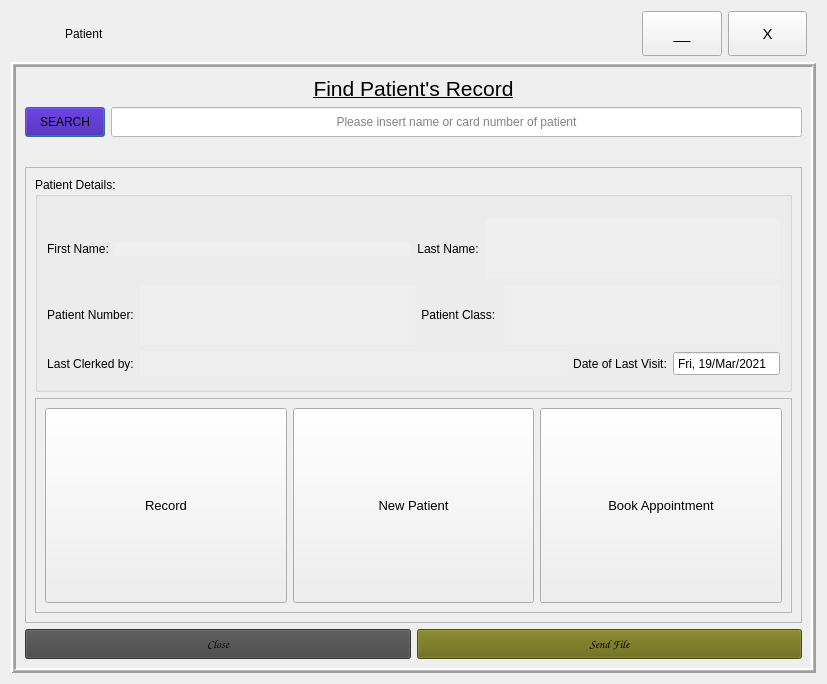
<?xml version="1.0" encoding="UTF-8"?>
<ui version="4.0">
 <class>Patient</class>
 <widget class="QDialog" name="Patient">
  <property name="windowModality">
   <enum>Qt::ApplicationModal</enum>
  </property>
  <property name="geometry">
   <rect>
    <x>0</x>
    <y>0</y>
    <width>827</width>
    <height>684</height>
   </rect>
  </property>
  <property name="mouseTracking">
   <bool>true</bool>
  </property>
  <property name="tabletTracking">
   <bool>true</bool>
  </property>
  <property name="focusPolicy">
   <enum>Qt::StrongFocus</enum>
  </property>
  <property name="windowTitle">
   <string>Find Patient</string>
  </property>
  <property name="windowOpacity">
   <double>0.970000000000000</double>
  </property>
  <property name="autoFillBackground">
   <bool>true</bool>
  </property>
  <property name="modal">
   <bool>true</bool>
  </property>
  <layout class="QGridLayout" name="gridLayout">
   <item row="0" column="0">
    <layout class="QHBoxLayout" name="horizontalLayout_7">
     <item>
      <widget class="QFrame" name="frame_2">
       <property name="sizePolicy">
        <sizepolicy hsizetype="Preferred" vsizetype="Fixed">
         <horstretch>0</horstretch>
         <verstretch>0</verstretch>
        </sizepolicy>
       </property>
       <property name="maximumSize">
        <size>
         <width>16777215</width>
         <height>16777215</height>
        </size>
       </property>
       <property name="frameShape">
        <enum>QFrame::NoFrame</enum>
       </property>
       <property name="frameShadow">
        <enum>QFrame::Plain</enum>
       </property>
       <layout class="QHBoxLayout" name="horizontalLayout_10">
        <property name="sizeConstraint">
         <enum>QLayout::SetMinAndMaxSize</enum>
        </property>
        <property name="leftMargin">
         <number>3</number>
        </property>
        <property name="topMargin">
         <number>0</number>
        </property>
        <property name="rightMargin">
         <number>8</number>
        </property>
        <property name="bottomMargin">
         <number>0</number>
        </property>
        <item>
         <widget class="QLabel" name="logo">
          <property name="minimumSize">
           <size>
            <width>0</width>
            <height>45</height>
           </size>
          </property>
          <property name="maximumSize">
           <size>
            <width>45</width>
            <height>45</height>
           </size>
          </property>
          <property name="font">
           <font>
            <family>Tahoma</family>
            <pointsize>6</pointsize>
           </font>
          </property>
          <property name="mouseTracking">
           <bool>true</bool>
          </property>
          <property name="tabletTracking">
           <bool>true</bool>
          </property>
          <property name="autoFillBackground">
           <bool>false</bool>
          </property>
          <property name="text">
           <string/>
          </property>
          <property name="pixmap">
           <pixmap>Sefa logo2.png</pixmap>
          </property>
          <property name="scaledContents">
           <bool>true</bool>
          </property>
         </widget>
        </item>
        <item>
         <layout class="QGridLayout" name="gridLayout_13">
          <item row="0" column="0">
           <widget class="QLabel" name="label_29">
            <property name="autoFillBackground">
             <bool>false</bool>
            </property>
            <property name="text">
             <string>Patient</string>
            </property>
            <property name="wordWrap">
             <bool>true</bool>
            </property>
            <property name="margin">
             <number>7</number>
            </property>
           </widget>
          </item>
          <item row="0" column="2">
           <layout class="QHBoxLayout" name="horizontalLayout_11">
            <property name="rightMargin">
             <number>1</number>
            </property>
            <item>
             <widget class="QPushButton" name="minBtn">
              <property name="sizePolicy">
               <sizepolicy hsizetype="Ignored" vsizetype="Ignored">
                <horstretch>0</horstretch>
                <verstretch>0</verstretch>
               </sizepolicy>
              </property>
              <property name="font">
               <font>
                <family>Tahoma</family>
                <pointsize>11</pointsize>
               </font>
              </property>
              <property name="cursor">
               <cursorShape>PointingHandCursor</cursorShape>
              </property>
              <property name="mouseTracking">
               <bool>true</bool>
              </property>
              <property name="tabletTracking">
               <bool>true</bool>
              </property>
              <property name="autoFillBackground">
               <bool>false</bool>
              </property>
              <property name="text">
               <string>__</string>
              </property>
              <property name="autoDefault">
               <bool>false</bool>
              </property>
              <property name="flat">
               <bool>false</bool>
              </property>
             </widget>
            </item>
            <item>
             <widget class="QPushButton" name="exitBtn">
              <property name="sizePolicy">
               <sizepolicy hsizetype="Ignored" vsizetype="Ignored">
                <horstretch>0</horstretch>
                <verstretch>0</verstretch>
               </sizepolicy>
              </property>
              <property name="maximumSize">
               <size>
                <width>16777215</width>
                <height>16777215</height>
               </size>
              </property>
              <property name="font">
               <font>
                <family>Tahoma</family>
                <pointsize>11</pointsize>
               </font>
              </property>
              <property name="cursor">
               <cursorShape>PointingHandCursor</cursorShape>
              </property>
              <property name="mouseTracking">
               <bool>true</bool>
              </property>
              <property name="tabletTracking">
               <bool>true</bool>
              </property>
              <property name="layoutDirection">
               <enum>Qt::LeftToRight</enum>
              </property>
              <property name="autoFillBackground">
               <bool>false</bool>
              </property>
              <property name="text">
               <string>X</string>
              </property>
              <property name="autoDefault">
               <bool>false</bool>
              </property>
              <property name="flat">
               <bool>false</bool>
              </property>
             </widget>
            </item>
           </layout>
          </item>
          <item row="0" column="1">
           <spacer name="horizontalSpacer">
            <property name="orientation">
             <enum>Qt::Horizontal</enum>
            </property>
            <property name="sizeType">
             <enum>QSizePolicy::Maximum</enum>
            </property>
            <property name="sizeHint" stdset="0">
             <size>
              <width>405</width>
              <height>20</height>
             </size>
            </property>
           </spacer>
          </item>
         </layout>
        </item>
       </layout>
      </widget>
     </item>
    </layout>
   </item>
   <item row="1" column="0">
    <widget class="QFrame" name="bgLayer">
     <property name="sizePolicy">
      <sizepolicy hsizetype="Preferred" vsizetype="Preferred">
       <horstretch>0</horstretch>
       <verstretch>2</verstretch>
      </sizepolicy>
     </property>
     <property name="autoFillBackground">
      <bool>false</bool>
     </property>
     <property name="frameShape">
      <enum>QFrame::Box</enum>
     </property>
     <property name="frameShadow">
      <enum>QFrame::Raised</enum>
     </property>
     <property name="lineWidth">
      <number>2</number>
     </property>
     <property name="midLineWidth">
      <number>1</number>
     </property>
     <layout class="QGridLayout" name="gridLayout_2">
      <item row="0" column="0" colspan="2">
       <widget class="QLabel" name="label">
        <property name="sizePolicy">
         <sizepolicy hsizetype="Expanding" vsizetype="Fixed">
          <horstretch>0</horstretch>
          <verstretch>0</verstretch>
         </sizepolicy>
        </property>
        <property name="font">
         <font>
          <family>Tahoma</family>
          <pointsize>16</pointsize>
          <underline>true</underline>
         </font>
        </property>
        <property name="mouseTracking">
         <bool>true</bool>
        </property>
        <property name="tabletTracking">
         <bool>true</bool>
        </property>
        <property name="text">
         <string>Find Patient's Record</string>
        </property>
        <property name="alignment">
         <set>Qt::AlignCenter</set>
        </property>
        <property name="wordWrap">
         <bool>true</bool>
        </property>
       </widget>
      </item>
      <item row="1" column="0" colspan="2">
       <layout class="QFormLayout" name="formLayout_2">
        <item row="0" column="0">
         <widget class="QPushButton" name="psearchBtn">
          <property name="enabled">
           <bool>true</bool>
          </property>
          <property name="sizePolicy">
           <sizepolicy hsizetype="Expanding" vsizetype="Fixed">
            <horstretch>100</horstretch>
            <verstretch>150</verstretch>
           </sizepolicy>
          </property>
          <property name="maximumSize">
           <size>
            <width>100</width>
            <height>150</height>
           </size>
          </property>
          <property name="styleSheet">
           <string notr="true">background-color: rgb(53, 0, 159);</string>
          </property>
          <property name="text">
           <string>SEARCH</string>
          </property>
         </widget>
        </item>
        <item row="0" column="1">
         <widget class="QLineEdit" name="input">
          <property name="sizePolicy">
           <sizepolicy hsizetype="Expanding" vsizetype="Fixed">
            <horstretch>0</horstretch>
            <verstretch>0</verstretch>
           </sizepolicy>
          </property>
          <property name="minimumSize">
           <size>
            <width>0</width>
            <height>30</height>
           </size>
          </property>
          <property name="autoFillBackground">
           <bool>false</bool>
          </property>
          <property name="styleSheet">
           <string notr="true">background-color: rgb(255, 255, 255);
color: rgb(6, 6, 6);</string>
          </property>
          <property name="alignment">
           <set>Qt::AlignCenter</set>
          </property>
          <property name="placeholderText">
           <string>Please insert name or card number of patient</string>
          </property>
          <property name="clearButtonEnabled">
           <bool>false</bool>
          </property>
         </widget>
        </item>
       </layout>
      </item>
      <item row="4" column="0" colspan="2">
       <widget class="QFrame" name="frame_3">
        <property name="sizePolicy">
         <sizepolicy hsizetype="Preferred" vsizetype="Expanding">
          <horstretch>0</horstretch>
          <verstretch>0</verstretch>
         </sizepolicy>
        </property>
        <property name="frameShape">
         <enum>QFrame::StyledPanel</enum>
        </property>
        <property name="frameShadow">
         <enum>QFrame::Raised</enum>
        </property>
        <layout class="QVBoxLayout" name="verticalLayout_2">
         <item>
          <widget class="QGroupBox" name="groupBox">
           <property name="sizePolicy">
            <sizepolicy hsizetype="Preferred" vsizetype="Expanding">
             <horstretch>0</horstretch>
             <verstretch>0</verstretch>
            </sizepolicy>
           </property>
           <property name="title">
            <string>Patient Details:</string>
           </property>
           <layout class="QVBoxLayout" name="verticalLayout">
            <property name="topMargin">
             <number>22</number>
            </property>
            <property name="bottomMargin">
             <number>13</number>
            </property>
            <item>
             <layout class="QHBoxLayout" name="horizontalLayout_2">
              <item>
               <widget class="QLabel" name="label_2">
                <property name="sizePolicy">
                 <sizepolicy hsizetype="Fixed" vsizetype="Preferred">
                  <horstretch>0</horstretch>
                  <verstretch>0</verstretch>
                 </sizepolicy>
                </property>
                <property name="text">
                 <string>First Name:</string>
                </property>
                <property name="alignment">
                 <set>Qt::AlignCenter</set>
                </property>
                <property name="wordWrap">
                 <bool>true</bool>
                </property>
                <property name="margin">
                 <number>5</number>
                </property>
               </widget>
              </item>
              <item>
               <layout class="QHBoxLayout" name="horizontalLayout_6">
                <item>
                 <widget class="QLabel" name="fname">
                  <property name="sizePolicy">
                   <sizepolicy hsizetype="Preferred" vsizetype="Fixed">
                    <horstretch>0</horstretch>
                    <verstretch>0</verstretch>
                   </sizepolicy>
                  </property>
                  <property name="minimumSize">
                   <size>
                    <width>0</width>
                    <height>0</height>
                   </size>
                  </property>
                  <property name="autoFillBackground">
                   <bool>true</bool>
                  </property>
                  <property name="text">
                   <string/>
                  </property>
                  <property name="wordWrap">
                   <bool>false</bool>
                  </property>
                  <property name="margin">
                   <number>6</number>
                  </property>
                 </widget>
                </item>
               </layout>
              </item>
              <item>
               <widget class="QLabel" name="label_5">
                <property name="sizePolicy">
                 <sizepolicy hsizetype="Fixed" vsizetype="Preferred">
                  <horstretch>0</horstretch>
                  <verstretch>0</verstretch>
                 </sizepolicy>
                </property>
                <property name="text">
                 <string>Last Name:</string>
                </property>
                <property name="alignment">
                 <set>Qt::AlignCenter</set>
                </property>
                <property name="margin">
                 <number>5</number>
                </property>
               </widget>
              </item>
              <item>
               <layout class="QHBoxLayout" name="horizontalLayout_8">
                <item>
                 <widget class="QLabel" name="lname">
                  <property name="sizePolicy">
                   <sizepolicy hsizetype="Preferred" vsizetype="Preferred">
                    <horstretch>0</horstretch>
                    <verstretch>0</verstretch>
                   </sizepolicy>
                  </property>
                  <property name="minimumSize">
                   <size>
                    <width>0</width>
                    <height>0</height>
                   </size>
                  </property>
                  <property name="autoFillBackground">
                   <bool>true</bool>
                  </property>
                  <property name="text">
                   <string/>
                  </property>
                  <property name="wordWrap">
                   <bool>false</bool>
                  </property>
                  <property name="margin">
                   <number>6</number>
                  </property>
                 </widget>
                </item>
               </layout>
              </item>
             </layout>
            </item>
            <item>
             <layout class="QHBoxLayout" name="horizontalLayout_3">
              <item>
               <widget class="QLabel" name="label_4">
                <property name="sizePolicy">
                 <sizepolicy hsizetype="Fixed" vsizetype="Preferred">
                  <horstretch>0</horstretch>
                  <verstretch>0</verstretch>
                 </sizepolicy>
                </property>
                <property name="text">
                 <string>Patient Number:</string>
                </property>
                <property name="alignment">
                 <set>Qt::AlignCenter</set>
                </property>
                <property name="wordWrap">
                 <bool>true</bool>
                </property>
                <property name="margin">
                 <number>5</number>
                </property>
               </widget>
              </item>
              <item>
               <layout class="QHBoxLayout" name="horizontalLayout_9">
                <item>
                 <widget class="QLabel" name="pnumber">
                  <property name="minimumSize">
                   <size>
                    <width>0</width>
                    <height>25</height>
                   </size>
                  </property>
                  <property name="autoFillBackground">
                   <bool>true</bool>
                  </property>
                  <property name="text">
                   <string/>
                  </property>
                  <property name="wordWrap">
                   <bool>false</bool>
                  </property>
                  <property name="margin">
                   <number>6</number>
                  </property>
                 </widget>
                </item>
               </layout>
              </item>
              <item>
               <widget class="QLabel" name="label_8">
                <property name="sizePolicy">
                 <sizepolicy hsizetype="Fixed" vsizetype="Preferred">
                  <horstretch>0</horstretch>
                  <verstretch>0</verstretch>
                 </sizepolicy>
                </property>
                <property name="text">
                 <string>Patient Class: </string>
                </property>
                <property name="alignment">
                 <set>Qt::AlignCenter</set>
                </property>
                <property name="margin">
                 <number>5</number>
                </property>
               </widget>
              </item>
              <item>
               <layout class="QHBoxLayout" name="horizontalLayout_12">
                <item>
                 <widget class="QLabel" name="pclass">
                  <property name="minimumSize">
                   <size>
                    <width>0</width>
                    <height>25</height>
                   </size>
                  </property>
                  <property name="autoFillBackground">
                   <bool>true</bool>
                  </property>
                  <property name="text">
                   <string/>
                  </property>
                  <property name="wordWrap">
                   <bool>false</bool>
                  </property>
                  <property name="margin">
                   <number>6</number>
                  </property>
                 </widget>
                </item>
               </layout>
              </item>
             </layout>
            </item>
            <item>
             <layout class="QHBoxLayout" name="horizontalLayout_4">
              <item>
               <widget class="QLabel" name="label_7">
                <property name="sizePolicy">
                 <sizepolicy hsizetype="Fixed" vsizetype="Preferred">
                  <horstretch>0</horstretch>
                  <verstretch>0</verstretch>
                 </sizepolicy>
                </property>
                <property name="text">
                 <string>Last Clerked by:</string>
                </property>
                <property name="alignment">
                 <set>Qt::AlignCenter</set>
                </property>
                <property name="margin">
                 <number>5</number>
                </property>
               </widget>
              </item>
              <item>
               <layout class="QHBoxLayout" name="horizontalLayout_13">
                <item>
                 <widget class="QLabel" name="plreview">
                  <property name="sizePolicy">
                   <sizepolicy hsizetype="Preferred" vsizetype="Preferred">
                    <horstretch>0</horstretch>
                    <verstretch>0</verstretch>
                   </sizepolicy>
                  </property>
                  <property name="minimumSize">
                   <size>
                    <width>0</width>
                    <height>25</height>
                   </size>
                  </property>
                  <property name="autoFillBackground">
                   <bool>true</bool>
                  </property>
                  <property name="text">
                   <string/>
                  </property>
                  <property name="wordWrap">
                   <bool>false</bool>
                  </property>
                  <property name="margin">
                   <number>6</number>
                  </property>
                 </widget>
                </item>
               </layout>
              </item>
              <item>
               <widget class="QLabel" name="label_6">
                <property name="sizePolicy">
                 <sizepolicy hsizetype="Fixed" vsizetype="Preferred">
                  <horstretch>0</horstretch>
                  <verstretch>0</verstretch>
                 </sizepolicy>
                </property>
                <property name="text">
                 <string>Date of Last Visit:</string>
                </property>
                <property name="alignment">
                 <set>Qt::AlignCenter</set>
                </property>
                <property name="wordWrap">
                 <bool>true</bool>
                </property>
                <property name="margin">
                 <number>5</number>
                </property>
               </widget>
              </item>
              <item>
               <widget class="QDateEdit" name="lastdate">
                <property name="sizePolicy">
                 <sizepolicy hsizetype="Fixed" vsizetype="Fixed">
                  <horstretch>0</horstretch>
                  <verstretch>0</verstretch>
                 </sizepolicy>
                </property>
                <property name="minimumSize">
                 <size>
                  <width>0</width>
                  <height>25</height>
                 </size>
                </property>
                <property name="readOnly">
                 <bool>true</bool>
                </property>
                <property name="buttonSymbols">
                 <enum>QAbstractSpinBox::NoButtons</enum>
                </property>
                <property name="correctionMode">
                 <enum>QAbstractSpinBox::CorrectToNearestValue</enum>
                </property>
                <property name="displayFormat">
                 <string>ddd, dd/MMM/yyyy</string>
                </property>
                <property name="calendarPopup">
                 <bool>false</bool>
                </property>
                <property name="timeSpec">
                 <enum>Qt::LocalTime</enum>
                </property>
                <property name="date">
                 <date>
                  <year>2021</year>
                  <month>3</month>
                  <day>19</day>
                 </date>
                </property>
               </widget>
              </item>
             </layout>
            </item>
           </layout>
          </widget>
         </item>
         <item>
          <widget class="QFrame" name="frame_4">
           <property name="frameShape">
            <enum>QFrame::StyledPanel</enum>
           </property>
           <property name="frameShadow">
            <enum>QFrame::Raised</enum>
           </property>
           <layout class="QHBoxLayout" name="horizontalLayout">
            <item>
             <widget class="QPushButton" name="recordBtn">
              <property name="sizePolicy">
               <sizepolicy hsizetype="Minimum" vsizetype="Expanding">
                <horstretch>0</horstretch>
                <verstretch>0</verstretch>
               </sizepolicy>
              </property>
              <property name="font">
               <font>
                <family>MS UI Gothic</family>
                <pointsize>10</pointsize>
                <weight>50</weight>
                <bold>false</bold>
               </font>
              </property>
              <property name="text">
               <string>Record</string>
              </property>
             </widget>
            </item>
            <item>
             <widget class="QPushButton" name="pnewBtn">
              <property name="sizePolicy">
               <sizepolicy hsizetype="Minimum" vsizetype="Expanding">
                <horstretch>0</horstretch>
                <verstretch>0</verstretch>
               </sizepolicy>
              </property>
              <property name="font">
               <font>
                <family>MS UI Gothic</family>
                <pointsize>10</pointsize>
                <weight>50</weight>
                <bold>false</bold>
               </font>
              </property>
              <property name="text">
               <string>New Patient</string>
              </property>
             </widget>
            </item>
            <item>
             <widget class="QPushButton" name="bookBtn">
              <property name="sizePolicy">
               <sizepolicy hsizetype="Minimum" vsizetype="Expanding">
                <horstretch>0</horstretch>
                <verstretch>0</verstretch>
               </sizepolicy>
              </property>
              <property name="font">
               <font>
                <family>MS UI Gothic</family>
                <pointsize>10</pointsize>
                <weight>50</weight>
                <bold>false</bold>
               </font>
              </property>
              <property name="text">
               <string>Book Appointment</string>
              </property>
             </widget>
            </item>
           </layout>
          </widget>
         </item>
        </layout>
       </widget>
      </item>
      <item row="3" column="0">
       <widget class="QLabel" name="searchLabel">
        <property name="minimumSize">
         <size>
          <width>0</width>
          <height>18</height>
         </size>
        </property>
        <property name="font">
         <font>
          <family>Segoe UI Symbol</family>
          <pointsize>8</pointsize>
          <weight>75</weight>
          <italic>true</italic>
          <bold>true</bold>
         </font>
        </property>
        <property name="text">
         <string/>
        </property>
       </widget>
      </item>
      <item row="5" column="0" colspan="2">
       <layout class="QHBoxLayout" name="horizontalLayout_5">
        <item>
         <widget class="QPushButton" name="pclose">
          <property name="minimumSize">
           <size>
            <width>0</width>
            <height>30</height>
           </size>
          </property>
          <property name="font">
           <font>
            <family>Comic Sans MS</family>
            <pointsize>9</pointsize>
           </font>
          </property>
          <property name="autoFillBackground">
           <bool>false</bool>
          </property>
          <property name="styleSheet">
           <string notr="true">background-color: rgb(69, 69, 69);
color: rgb(0, 0, 0);</string>
          </property>
          <property name="text">
           <string>Close</string>
          </property>
         </widget>
        </item>
        <item>
         <widget class="QPushButton" name="send">
          <property name="minimumSize">
           <size>
            <width>0</width>
            <height>30</height>
           </size>
          </property>
          <property name="font">
           <font>
            <family>Comic Sans MS</family>
            <pointsize>9</pointsize>
           </font>
          </property>
          <property name="autoFillBackground">
           <bool>false</bool>
          </property>
          <property name="styleSheet">
           <string notr="true">background-color: rgb(103, 103, 12);
color: rgb(0, 0, 0);</string>
          </property>
          <property name="text">
           <string>Send File</string>
          </property>
         </widget>
        </item>
       </layout>
      </item>
     </layout>
    </widget>
   </item>
  </layout>
 </widget>
 <resources/>
 <connections>
  <connection>
   <sender>pclose</sender>
   <signal>clicked()</signal>
   <receiver>Patient</receiver>
   <slot>hide()</slot>
   <hints>
    <hint type="sourcelabel">
     <x>654</x>
     <y>227</y>
    </hint>
    <hint type="destinationlabel">
     <x>369</x>
     <y>136</y>
    </hint>
   </hints>
  </connection>
 </connections>
</ui>
